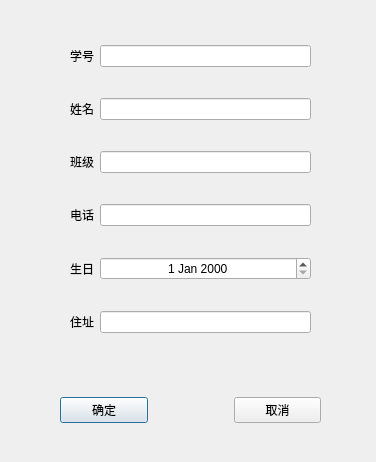
<?xml version="1.0" encoding="UTF-8"?>
<ui version="4.0">
 <class>AddStudentDialog</class>
 <widget class="QDialog" name="AddStudentDialog">
  <property name="geometry">
   <rect>
    <x>0</x>
    <y>0</y>
    <width>376</width>
    <height>462</height>
   </rect>
  </property>
  <property name="minimumSize">
   <size>
    <width>376</width>
    <height>462</height>
   </size>
  </property>
  <property name="maximumSize">
   <size>
    <width>376</width>
    <height>462</height>
   </size>
  </property>
  <property name="windowTitle">
   <string>新增学生</string>
  </property>
  <widget class="QWidget" name="widget" native="true">
   <property name="geometry">
    <rect>
     <x>70</x>
     <y>20</y>
     <width>241</width>
     <height>341</height>
    </rect>
   </property>
   <layout class="QGridLayout" name="gridLayout">
    <item row="0" column="0">
     <widget class="QLabel" name="label">
      <property name="text">
       <string>学号</string>
      </property>
     </widget>
    </item>
    <item row="0" column="1">
     <widget class="QLineEdit" name="id"/>
    </item>
    <item row="1" column="0">
     <widget class="QLabel" name="label_2">
      <property name="text">
       <string>姓名</string>
      </property>
     </widget>
    </item>
    <item row="2" column="1">
     <widget class="QLineEdit" name="_class"/>
    </item>
    <item row="3" column="1">
     <widget class="QLineEdit" name="phone"/>
    </item>
    <item row="1" column="1">
     <widget class="QLineEdit" name="name"/>
    </item>
    <item row="4" column="0">
     <widget class="QLabel" name="label_5">
      <property name="text">
       <string>生日</string>
      </property>
     </widget>
    </item>
    <item row="4" column="1">
     <widget class="QDateEdit" name="birth">
      <property name="alignment">
       <set>Qt::AlignCenter</set>
      </property>
     </widget>
    </item>
    <item row="5" column="0">
     <widget class="QLabel" name="label_6">
      <property name="text">
       <string>住址</string>
      </property>
     </widget>
    </item>
    <item row="2" column="0">
     <widget class="QLabel" name="label_3">
      <property name="text">
       <string>班级</string>
      </property>
     </widget>
    </item>
    <item row="3" column="0">
     <widget class="QLabel" name="label_4">
      <property name="text">
       <string>电话</string>
      </property>
     </widget>
    </item>
    <item row="5" column="1">
     <widget class="QLineEdit" name="address"/>
    </item>
   </layout>
  </widget>
  <widget class="QLabel" name="hint_label">
   <property name="geometry">
    <rect>
     <x>110</x>
     <y>360</y>
     <width>161</width>
     <height>21</height>
    </rect>
   </property>
   <property name="text">
    <string/>
   </property>
   <property name="alignment">
    <set>Qt::AlignCenter</set>
   </property>
  </widget>
  <widget class="QWidget" name="widget_2" native="true">
   <property name="geometry">
    <rect>
     <x>60</x>
     <y>370</y>
     <width>261</width>
     <height>81</height>
    </rect>
   </property>
   <layout class="QHBoxLayout" name="horizontalLayout">
    <item>
     <widget class="QPushButton" name="pushButton">
      <property name="text">
       <string>确定</string>
      </property>
     </widget>
    </item>
    <item>
     <spacer name="horizontalSpacer">
      <property name="orientation">
       <enum>Qt::Horizontal</enum>
      </property>
      <property name="sizeType">
       <enum>QSizePolicy::Fixed</enum>
      </property>
      <property name="sizeHint" stdset="0">
       <size>
        <width>80</width>
        <height>20</height>
       </size>
      </property>
     </spacer>
    </item>
    <item>
     <widget class="QPushButton" name="pushButton_2">
      <property name="text">
       <string>取消</string>
      </property>
     </widget>
    </item>
   </layout>
  </widget>
 </widget>
 <resources/>
 <connections/>
</ui>
